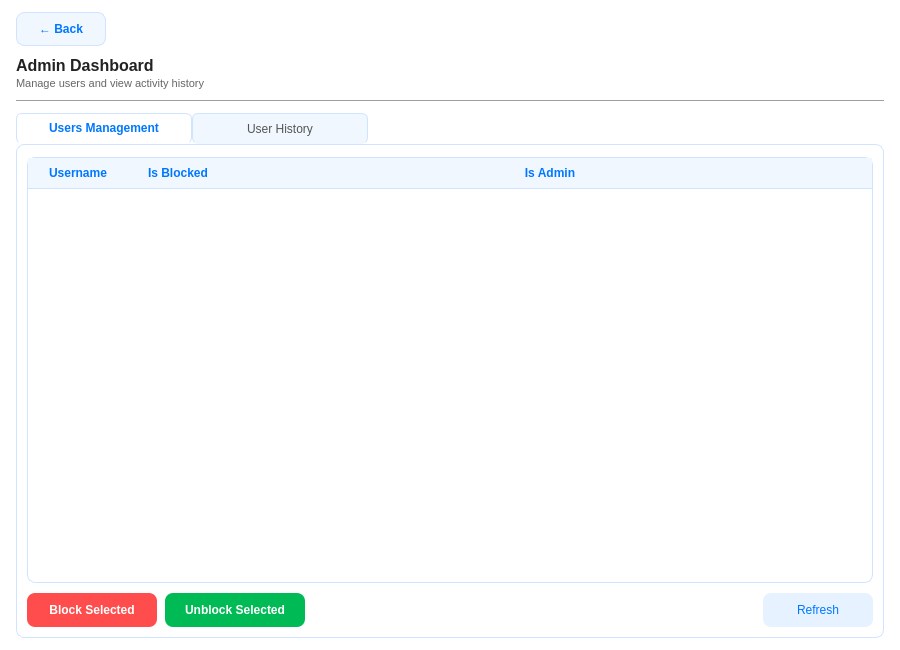
<?xml version="1.0" encoding="UTF-8"?>
<ui version="4.0">
 <class>AdminWindow</class>
 <widget class="QMainWindow" name="AdminWindow">
  <property name="geometry">
   <rect><x>0</x><y>0</y><width>900</width><height>650</height></rect>
  </property>
  <property name="windowTitle">
   <string>CloudDrop — Admin Dashboard</string>
  </property>
  <property name="minimumSize">
   <size><width>720</width><height>520</height></size>
  </property>
  <widget class="QWidget" name="centralwidget">
   <property name="styleSheet">
    <string notr="true">
QWidget#centralwidget {
    background-color: white;
    font-family: "Segoe UI", Arial, sans-serif;
    font-size: 11pt;
}
QLabel#label_title {
    font-size: 16px;
    font-weight: bold;
    color: #222;
}
QLabel#label_subtitle {
    font-size: 11px;
    color: #666;
}
QTabWidget::pane {
    border: 1px solid #d0e3ff;
    border-radius: 8px;
    background: white;
}
QTabBar::tab {
    background: #f0f7ff;
    color: #555;
    border: 1px solid #d0e3ff;
    border-bottom: none;
    border-radius: 6px 6px 0 0;
    padding: 7px 22px;
    font-size: 12px;
    min-width: 130px;
}
QTabBar::tab:selected {
    background: white;
    color: #0077ff;
    font-weight: bold;
    border-bottom: 2px solid white;
}
QTabBar::tab:hover:!selected {
    background: #e0f0ff;
}
QTableWidget {
    background: white;
    border: 1px solid #d0e3ff;
    border-radius: 8px;
    gridline-color: #eef3ff;
    font-size: 12px;
    color: #222;
    selection-background-color: #d0e3ff;
    selection-color: #222;
}
QTableWidget::item {
    padding: 4px 8px;
}
QHeaderView::section {
    background-color: #f0f7ff;
    color: #0077ff;
    font-weight: bold;
    font-size: 12px;
    border: none;
    border-bottom: 1px solid #d0e3ff;
    padding: 6px 8px;
}
QScrollBar:vertical {
    background: #f0f0f0;
    width: 8px;
    border-radius: 4px;
}
QScrollBar::handle:vertical {
    background: #0077ff;
    border-radius: 4px;
    min-height: 30px;
}
QScrollBar::add-line:vertical, QScrollBar::sub-line:vertical {
    height: 0;
}
QScrollBar:horizontal {
    background: #f0f0f0;
    height: 8px;
    border-radius: 4px;
}
QScrollBar::handle:horizontal {
    background: #0077ff;
    border-radius: 4px;
    min-width: 30px;
}
QScrollBar::add-line:horizontal, QScrollBar::sub-line:horizontal {
    width: 0;
}
QComboBox {
    background: #f8fbff;
    color: #222;
    border: 1px solid #ccc;
    border-radius: 7px;
    padding: 5px 10px;
    font-size: 12px;
}
QComboBox::drop-down {
    border: none;
    width: 24px;
}
QComboBox QAbstractItemView {
    background: white;
    color: #222;
    selection-background-color: #0077ff;
    border: 1px solid #ccc;
}
QLabel#label_filter {
    font-size: 12px;
    color: #555;
}
    </string>
   </property>
   <layout class="QVBoxLayout" name="main_layout">
    <property name="spacing"><number>10</number></property>
    <property name="leftMargin"><number>16</number></property>
    <property name="topMargin"><number>12</number></property>
    <property name="rightMargin"><number>16</number></property>
    <property name="bottomMargin"><number>12</number></property>
    <!-- ── Back row ───────────────────────────────── -->
    <item>
     <layout class="QHBoxLayout" name="layout_back">
      <item>
       <widget class="QPushButton" name="btn_back">
        <property name="text"><string>← Back</string></property>
        <property name="minimumSize"><size><width>90</width><height>34</height></size></property>
        <property name="cursor"><cursorShape>PointingHandCursor</cursorShape></property>
        <property name="styleSheet">
         <string notr="true">
QPushButton {
    background-color: #f0f7ff;
    color: #0077ff;
    border: 1px solid #d0e3ff;
    border-radius: 8px;
    padding: 6px 16px;
    font-size: 12px;
    font-weight: bold;
}
QPushButton:hover { background-color: #e0f0ff; }
         </string>
        </property>
       </widget>
      </item>
      <item>
       <spacer name="back_spacer">
        <property name="orientation"><enum>Qt::Horizontal</enum></property>
        <property name="sizeHint" stdset="0"><size><width>40</width><height>20</height></size></property>
       </spacer>
      </item>
     </layout>
    </item>
    <!-- ── Header row ─────────────────────────────── -->
    <item>
     <layout class="QHBoxLayout" name="header_layout">
      <item>
       <layout class="QVBoxLayout" name="title_col">
        <property name="spacing"><number>2</number></property>
        <item>
         <widget class="QLabel" name="label_title">
          <property name="text"><string>Admin Dashboard</string></property>
         </widget>
        </item>
        <item>
         <widget class="QLabel" name="label_subtitle">
          <property name="text"><string>Manage users and view activity history</string></property>
         </widget>
        </item>
       </layout>
      </item>
      <item>
       <spacer name="header_spacer">
        <property name="orientation"><enum>Qt::Horizontal</enum></property>
        <property name="sizeHint" stdset="0"><size><width>40</width><height>20</height></size></property>
       </spacer>
      </item>
     </layout>
    </item>
    <!-- ── Separator ──────────────────────────────── -->
    <item>
     <widget class="QFrame" name="line_sep">
      <property name="frameShape"><enum>QFrame::HLine</enum></property>
      <property name="frameShadow"><enum>QFrame::Sunken</enum></property>
     </widget>
    </item>
    <!-- ── Tab Widget ─────────────────────────────── -->
    <item>
     <widget class="QTabWidget" name="tab_widget">
      <!-- ── Users Tab ──────────────────────────── -->
      <widget class="QWidget" name="users_tab">
       <attribute name="title"><string>Users Management</string></attribute>
       <layout class="QVBoxLayout" name="users_layout">
        <property name="spacing"><number>10</number></property>
        <property name="leftMargin"><number>10</number></property>
        <property name="topMargin"><number>12</number></property>
        <property name="rightMargin"><number>10</number></property>
        <property name="bottomMargin"><number>10</number></property>
        <item>
         <widget class="QTableWidget" name="users_table">
          <property name="columnCount"><number>3</number></property>
          <property name="selectionBehavior"><enum>QAbstractItemView::SelectRows</enum></property>
          <property name="selectionMode"><enum>QAbstractItemView::SingleSelection</enum></property>
          <property name="editTriggers"><set>QAbstractItemView::NoEditTriggers</set></property>
          <property name="alternatingRowColors"><bool>false</bool></property>
          <attribute name="horizontalHeaderStretchLastSection"><bool>true</bool></attribute>
          <column><property name="text"><string>Username</string></property></column>
          <column><property name="text"><string>Is Blocked</string></property></column>
          <column><property name="text"><string>Is Admin</string></property></column>
         </widget>
        </item>
        <!-- ── Button row ─────────────────── -->
        <item>
         <layout class="QHBoxLayout" name="users_btn_layout">
          <property name="spacing"><number>8</number></property>
          <item>
           <widget class="QPushButton" name="btn_block">
            <property name="text"><string>Block Selected</string></property>
            <property name="minimumSize"><size><width>130</width><height>34</height></size></property>
            <property name="cursor"><cursorShape>PointingHandCursor</cursorShape></property>
            <property name="styleSheet">
             <string notr="true">
QPushButton {
    background-color: #ff4d4d;
    color: white;
    border-radius: 8px;
    padding: 6px 16px;
    font-size: 12px;
    font-weight: bold;
}
QPushButton:hover { background-color: #ff7070; }
QPushButton:pressed { background-color: #cc0000; }
             </string>
            </property>
           </widget>
          </item>
          <item>
           <widget class="QPushButton" name="btn_unblock">
            <property name="text"><string>Unblock Selected</string></property>
            <property name="minimumSize"><size><width>140</width><height>34</height></size></property>
            <property name="cursor"><cursorShape>PointingHandCursor</cursorShape></property>
            <property name="styleSheet">
             <string notr="true">
QPushButton {
    background-color: #00bb55;
    color: white;
    border-radius: 8px;
    padding: 6px 16px;
    font-size: 12px;
    font-weight: bold;
}
QPushButton:hover { background-color: #00dd66; }
QPushButton:pressed { background-color: #008833; }
             </string>
            </property>
           </widget>
          </item>
          <item>
           <spacer name="users_btn_spacer">
            <property name="orientation"><enum>Qt::Horizontal</enum></property>
            <property name="sizeHint" stdset="0"><size><width>40</width><height>20</height></size></property>
           </spacer>
          </item>
          <item>
           <widget class="QPushButton" name="btn_refresh_users">
            <property name="text"><string>Refresh</string></property>
            <property name="minimumSize"><size><width>110</width><height>34</height></size></property>
            <property name="cursor"><cursorShape>PointingHandCursor</cursorShape></property>
            <property name="styleSheet">
             <string notr="true">
QPushButton {
    background-color: #e6f2ff;
    color: #0077ff;
    border-radius: 8px;
    padding: 6px 16px;
    font-size: 12px;
}
QPushButton:hover { background-color: #cce6ff; }
             </string>
            </property>
           </widget>
          </item>
         </layout>
        </item>
       </layout>
      </widget>
      <!-- ── History Tab ─────────────────────────── -->
      <widget class="QWidget" name="history_tab">
       <attribute name="title"><string>User History</string></attribute>
       <layout class="QVBoxLayout" name="history_layout">
        <property name="spacing"><number>10</number></property>
        <property name="leftMargin"><number>10</number></property>
        <property name="topMargin"><number>12</number></property>
        <property name="rightMargin"><number>10</number></property>
        <property name="bottomMargin"><number>10</number></property>
        <!-- Controls row -->
        <item>
         <layout class="QHBoxLayout" name="history_ctrl_layout">
          <property name="spacing"><number>8</number></property>
          <item>
           <widget class="QLabel" name="label_filter">
            <property name="text"><string>Filter by User:</string></property>
           </widget>
          </item>
          <item>
           <widget class="QComboBox" name="combo_users">
            <property name="minimumSize"><size><width>180</width><height>32</height></size></property>
            <property name="sizePolicy">
             <sizepolicy hsizetype="Preferred" vsizetype="Fixed">
              <horstretch>0</horstretch><verstretch>0</verstretch>
             </sizepolicy>
            </property>
           </widget>
          </item>
          <item>
           <spacer name="history_ctrl_spacer">
            <property name="orientation"><enum>Qt::Horizontal</enum></property>
            <property name="sizeHint" stdset="0"><size><width>40</width><height>20</height></size></property>
           </spacer>
          </item>
          <item>
           <widget class="QPushButton" name="btn_refresh_history">
            <property name="text"><string>Refresh History</string></property>
            <property name="minimumSize"><size><width>130</width><height>34</height></size></property>
            <property name="cursor"><cursorShape>PointingHandCursor</cursorShape></property>
            <property name="styleSheet">
             <string notr="true">
QPushButton {
    background-color: #e6f2ff;
    color: #0077ff;
    border-radius: 8px;
    padding: 6px 16px;
    font-size: 12px;
}
QPushButton:hover { background-color: #cce6ff; }
             </string>
            </property>
           </widget>
          </item>
         </layout>
        </item>
        <!-- History Table -->
        <item>
         <widget class="QTableWidget" name="history_table">
          <property name="columnCount"><number>4</number></property>
          <property name="selectionBehavior"><enum>QAbstractItemView::SelectRows</enum></property>
          <property name="editTriggers"><set>QAbstractItemView::NoEditTriggers</set></property>
          <property name="alternatingRowColors"><bool>false</bool></property>
          <attribute name="horizontalHeaderStretchLastSection"><bool>true</bool></attribute>
          <column><property name="text"><string>Time</string></property></column>
          <column><property name="text"><string>User</string></property></column>
          <column><property name="text"><string>Action</string></property></column>
          <column><property name="text"><string>Details</string></property></column>
         </widget>
        </item>
       </layout>
      </widget>
     </widget>
    </item>
   </layout>
  </widget>
 </widget>
 <resources/>
 <connections/>
</ui>
